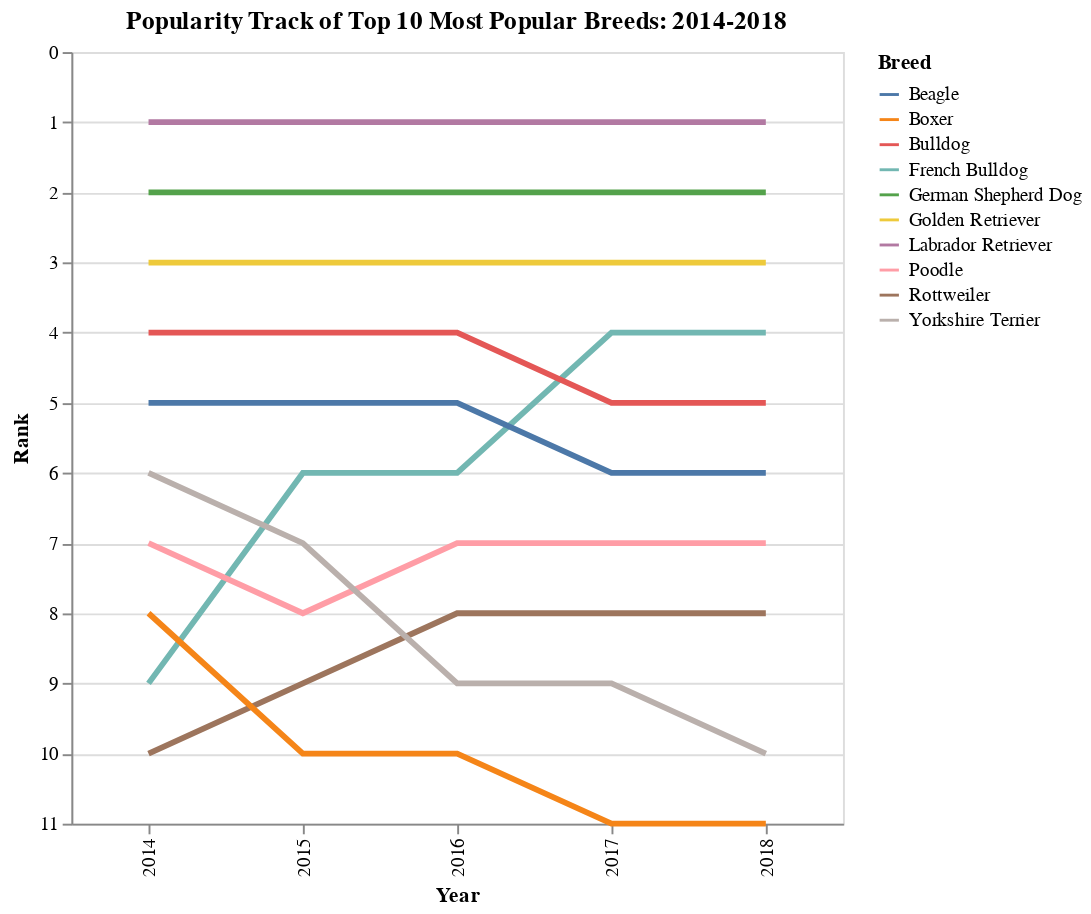

Notebook code for this chart:
### Code cell
alt.Chart(pop_trend_df[pop_trend_df['Mean Rank'] <= 10]).mark_line(size=3).encode(
    x=alt.X('Year'),
    y=alt.Y('Rank', sort='descending'),
    color='Breed'
).properties(height=400, width=400, title='Popularity Track of Top 10 Most Popular Breeds: 2014-2018')

### Figure 1 — Vega-Lite specification as saved in the notebook (floating-point values rounded to 4 significant figures)
{"usermeta": {"embedOptions": {"theme": "fivethirtyeight"}}, "config": {"view": {"continuousWidth": 400, "continuousHeight": 300}}, "data": {"name": "data-b1057588d1a3ba459d0d73a38c5323b7"}, "mark": {"type": "line", "size": 3}, "encoding": {"color": {"type": "nominal", "field": "Breed"}, "x": {"type": "nominal", "field": "Year"}, "y": {"type": "quantitative", "field": "Rank", "sort": "descending"}}, "height": 400, "title": "Popularity Track of Top 10 Most Popular Breeds: 2014-2018", "width": 400, "$schema": "https://vega.github.io/schema/vega-lite/v4.8.1.json", "datasets": {"data-b1057588d1a3ba459d0d73a38c5323b7": [{"Breed": "Labrador Retriever", "Year": "2018", "Rank": 1.0, "Mean Rank": 1.0}, {"Breed": "Labrador Retriever", "Year": "2017", "Rank": 1.0, "Mean Rank": 1.0}, {"Breed": "Labrador Retriever", "Year": "2016", "Rank": 1.0, "Mean Rank": 1.0}, {"Breed": "Labrador Retriever", "Year": "2015", "Rank": 1.0, "Mean Rank": 1.0}, {"Breed": "Labrador Retriever", "Year": "2014", "Rank": 1.0, "Mean Rank": 1.0}, {"Breed": "German Shepherd Dog", "Year": "2018", "Rank": 2.0, "Mean Rank": 2.0}, {"Breed": "German Shepherd Dog", "Year": "2017", "Rank": 2.0, "Mean Rank": 2.0}, {"Breed": "German Shepherd Dog", "Year": "2016", "Rank": 2.0, "Mean Rank": 2.0}, {"Breed": "German Shepherd Dog", "Year": "2015", "Rank": 2.0, "Mean Rank": 2.0}, {"Breed": "German Shepherd Dog", "Year": "2014", "Rank": 2.0, "Mean Rank": 2.0}, {"Breed": "Golden Retriever", "Year": "2018", "Rank": 3.0, "Mean Rank": 3.0}, {"Breed": "Golden Retriever", "Year": "2017", "Rank": 3.0, "Mean Rank": 3.0}, {"Breed": "Golden Retriever", "Year": "2016", "Rank": 3.0, "Mean Rank": 3.0}, {"Breed": "Golden Retriever", "Year": "2015", "Rank": 3.0, "Mean Rank": 3.0}, {"Breed": "Golden Retriever", "Year": "2014", "Rank": 3.0, "Mean Rank": 3.0}, {"Breed": "French Bulldog", "Year": "2018", "Rank": 4.0, "Mean Rank": 5.8}, {"Breed": "French Bulldog", "Year": "2017", "Rank": 4.0, "Mean Rank": 5.8}, {"Breed": "French Bulldog", "Year": "2016", "Rank": 6.0, "Mean Rank": 5.8}, {"Breed": "French Bulldog", "Year": "2015", "Rank": 6.0, "Mean Rank": 5.8}, {"Breed": "French Bulldog", "Year": "2014", "Rank": 9.0, "Mean Rank": 5.8}, {"Breed": "Bulldog", "Year": "2018", "Rank": 5.0, "Mean Rank": 4.4}, {"Breed": "Bulldog", "Year": "2017", "Rank": 5.0, "Mean Rank": 4.4}, {"Breed": "Bulldog", "Year": "2016", "Rank": 4.0, "Mean Rank": 4.4}, {"Breed": "Bulldog", "Year": "2015", "Rank": 4.0, "Mean Rank": 4.4}, {"Breed": "Bulldog", "Year": "2014", "Rank": 4.0, "Mean Rank": 4.4}, {"Breed": "Beagle", "Year": "2018", "Rank": 6.0, "Mean Rank": 5.4}, {"Breed": "Beagle", "Year": "2017", "Rank": 6.0, "Mean Rank": 5.4}, {"Breed": "Beagle", "Year": "2016", "Rank": 5.0, "Mean Rank": 5.4}, {"Breed": "Beagle", "Year": "2015", "Rank": 5.0, "Mean Rank": 5.4}, {"Breed": "Beagle", "Year": "2014", "Rank": 5.0, "Mean Rank": 5.4}, {"Breed": "Poodle", "Year": "2018", "Rank": 7.0, "Mean Rank": 7.2}, {"Breed": "Poodle", "Year": "2017", "Rank": 7.0, "Mean Rank": 7.2}, {"Breed": "Poodle", "Year": "2016", "Rank": 7.0, "Mean Rank": 7.2}, {"Breed": "Poodle", "Year": "2015", "Rank": 8.0, "Mean Rank": 7.2}, {"Breed": "Poodle", "Year": "2014", "Rank": 7.0, "Mean Rank": 7.2}, {"Breed": "Rottweiler", "Year": "2018", "Rank": 8.0, "Mean Rank": 8.6}, {"Breed": "Rottweiler", "Year": "2017", "Rank": 8.0, "Mean Rank": 8.6}, {"Breed": "Rottweiler", "Year": "2016", "Rank": 8.0, "Mean Rank": 8.6}, {"Breed": "Rottweiler", "Year": "2015", "Rank": 9.0, "Mean Rank": 8.6}, {"Breed": "Rottweiler", "Year": "2014", "Rank": 10.0, "Mean Rank": 8.6}, {"Breed": "Yorkshire Terrier", "Year": "2018", "Rank": 10.0, "Mean Rank": 8.2}, {"Breed": "Yorkshire Terrier", "Year": "2017", "Rank": 9.0, "Mean Rank": 8.2}, {"Breed": "Yorkshire Terrier", "Year": "2016", "Rank": 9.0, "Mean Rank": 8.2}, {"Breed": "Yorkshire Terrier", "Year": "2015", "Rank": 7.0, "Mean Rank": 8.2}, {"Breed": "Yorkshire Terrier", "Year": "2014", "Rank": 6.0, "Mean Rank": 8.2}, {"Breed": "Boxer", "Year": "2018", "Rank": 11.0, "Mean Rank": 10.0}, {"Breed": "Boxer", "Year": "2017", "Rank": 11.0, "Mean Rank": 10.0}, {"Breed": "Boxer", "Year": "2016", "Rank": 10.0, "Mean Rank": 10.0}, {"Breed": "Boxer", "Year": "2015", "Rank": 10.0, "Mean Rank": 10.0}, {"Breed": "Boxer", "Year": "2014", "Rank": 8.0, "Mean Rank": 10.0}]}}
